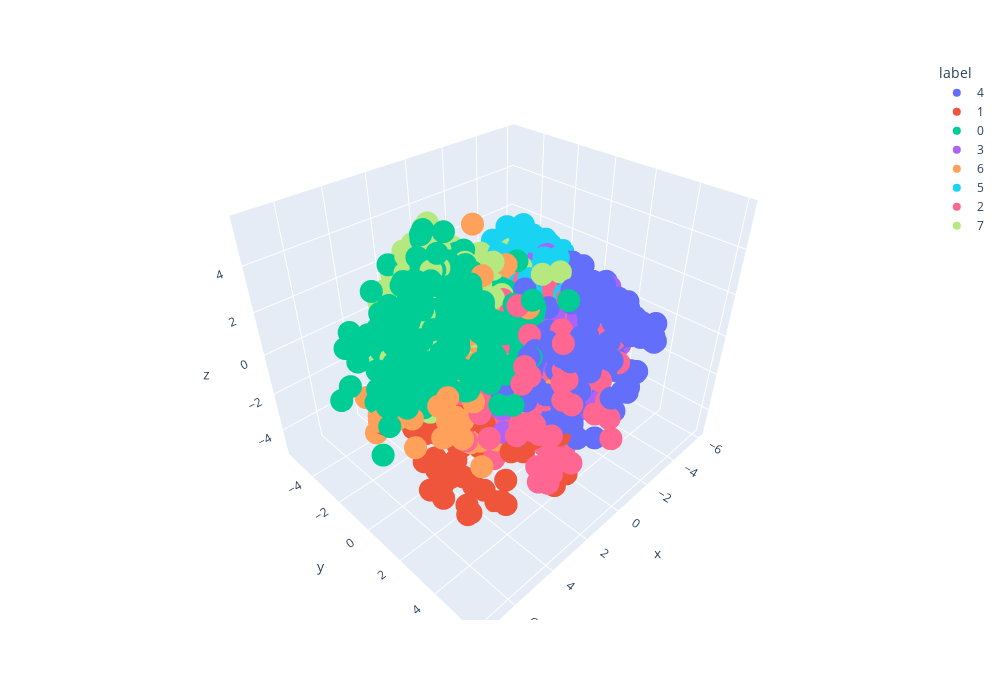

The code cell stored with this chart in its notebook:
### Markdown cell above
## Alternativa de visualización

### Code cell
#%pip install plotly
import plotly.express as px

df_temp = pd.DataFrame({'x': X_pca_gmm[:, 0], 'y': X_pca_gmm[:, 1], 'z': X_pca_gmm[:, 2],'label': Cluster_7})
df_temp['label'] = df_temp['label'].astype(str)

fig = px.scatter_3d(df_temp, x="x", y="y", z="z", color="label")
fig.update_layout(width=1000, height=700)
fig.show(config={'displayModeBar': False})

### Figure 1 — Plotly figure (JSON) as saved in the notebook; plotly's stock layout.template omitted (floating-point values rounded to 4 significant figures; data arrays with more than 128 entries replaced by an {"elided": "..."} marker saying what was removed)
{"data": [{"hovertemplate": "label=4<br>x=%{x}<br>y=%{y}<br>z=%{z}<extra></extra>", "legendgroup": "4", "marker": {"color": "#636efa", "symbol": "circle"}, "mode": "markers", "name": "4", "scene": "scene", "showlegend": true, "type": "scatter3d", "x": {"elided": "395 float values"}, "y": {"elided": "395 float values"}, "z": {"elided": "395 float values"}}, {"hovertemplate": "label=1<br>x=%{x}<br>y=%{y}<br>z=%{z}<extra></extra>", "legendgroup": "1", "marker": {"color": "#EF553B", "symbol": "circle"}, "mode": "markers", "name": "1", "scene": "scene", "showlegend": true, "type": "scatter3d", "x": {"elided": "164 float values"}, "y": {"elided": "164 float values"}, "z": {"elided": "164 float values"}}, {"hovertemplate": "label=0<br>x=%{x}<br>y=%{y}<br>z=%{z}<extra></extra>", "legendgroup": "0", "marker": {"color": "#00cc96", "symbol": "circle"}, "mode": "markers", "name": "0", "scene": "scene", "showlegend": true, "type": "scatter3d", "x": {"elided": "306 float values"}, "y": {"elided": "306 float values"}, "z": {"elided": "306 float values"}}, {"hovertemplate": "label=3<br>x=%{x}<br>y=%{y}<br>z=%{z}<extra></extra>", "legendgroup": "3", "marker": {"color": "#ab63fa", "symbol": "circle"}, "mode": "markers", "name": "3", "scene": "scene", "showlegend": true, "type": "scatter3d", "x": {"elided": "424 float values"}, "y": {"elided": "424 float values"}, "z": {"elided": "424 float values"}}, {"hovertemplate": "label=6<br>x=%{x}<br>y=%{y}<br>z=%{z}<extra></extra>", "legendgroup": "6", "marker": {"color": "#FFA15A", "symbol": "circle"}, "mode": "markers", "name": "6", "scene": "scene", "showlegend": true, "type": "scatter3d", "x": {"elided": "397 float values"}, "y": {"elided": "397 float values"}, "z": {"elided": "397 float values"}}, {"hovertemplate": "label=5<br>x=%{x}<br>y=%{y}<br>z=%{z}<extra></extra>", "legendgroup": "5", "marker": {"color": "#19d3f3", "symbol": "circle"}, "mode": "markers", "name": "5", "scene": "scene", "showlegend": true, "type": "scatter3d", "x": {"elided": "309 float values"}, "y": {"elided": "309 float values"}, "z": {"elided": "309 float values"}}, {"hovertemplate": "label=2<br>x=%{x}<br>y=%{y}<br>z=%{z}<extra></extra>", "legendgroup": "2", "marker": {"color": "#FF6692", "symbol": "circle"}, "mode": "markers", "name": "2", "scene": "scene", "showlegend": true, "type": "scatter3d", "x": {"elided": "239 float values"}, "y": {"elided": "239 float values"}, "z": {"elided": "239 float values"}}, {"hovertemplate": "label=7<br>x=%{x}<br>y=%{y}<br>z=%{z}<extra></extra>", "legendgroup": "7", "marker": {"color": "#B6E880", "symbol": "circle"}, "mode": "markers", "name": "7", "scene": "scene", "showlegend": true, "type": "scatter3d", "x": {"elided": "203 float values"}, "y": {"elided": "203 float values"}, "z": {"elided": "203 float values"}}], "layout": {"height": 700, "legend": {"title": {"text": "label"}, "tracegroupgap": 0}, "margin": {"t": 60}, "scene": {"domain": {"x": [0, 1], "y": [0, 1]}, "xaxis": {"title": {"text": "x"}}, "yaxis": {"title": {"text": "y"}}, "zaxis": {"title": {"text": "z"}}}, "width": 1000}}
